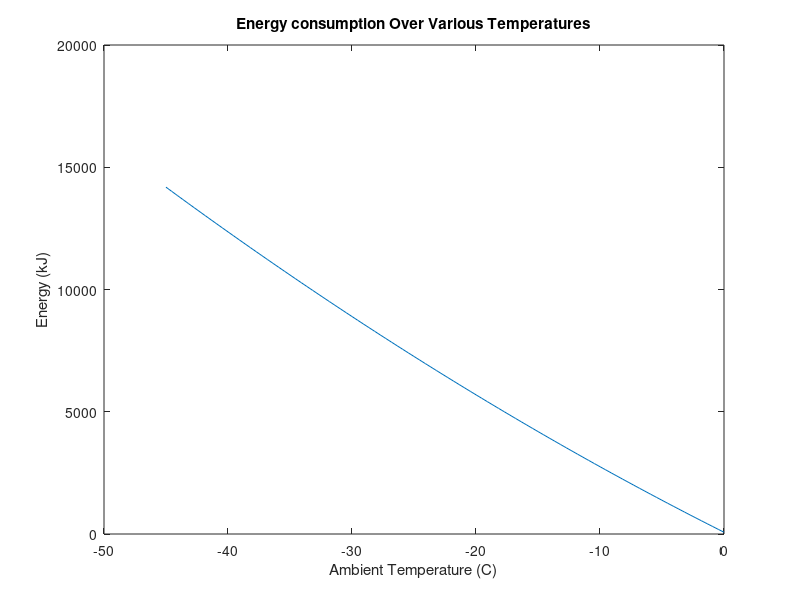
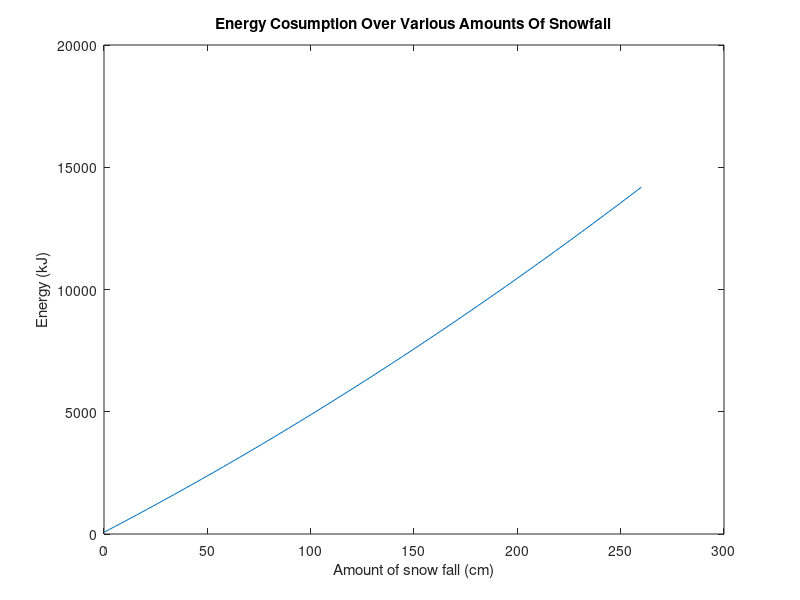

The MATLAB script that drew these images, in order:
%% Amount of Energy to Heat Solar Panels
%% Variables
W=100; %Width and length of panel (cm)
Thickness=0.5; % thickness of glass (cm)
T=2; %required temp of glass
gDensity=2.4; %grams per cm^3 for plate glass
Cg=0.5; %joules per g kelvin [kJ/(kg*K)] 
Cv=0.718; %Specific heat capacity of air at constant volume 
Ma=28.97; %molar mass of air (grams per mol)
aDensity=0.001293; %density of air in grams per cm^3
Ta=linspace(0,-45); %temperature of air 
Thicklayer=4; %thickness of the layer of air responsible for removing heat (cm)
SA=404;
Density=0.1; %grams per cm^3 for the snow
Thickness_snow=linspace(0,260); %0 to double the average snowfall in Toronto per year
HF= 333.55; %Kilojoules per Kg
C_snow= 2.01; %Kilojoules per kg kelvin [kJ/(kg*K)] 

%% Energy to Heat and Keep the Panels at 2 Degrees Celsius
Volumeg=W^2*Thickness; %volume of glass
Volumea=W^2*Thicklayer; %volume of air responsible for removing heat
na=Volumea*aDensity/Ma; %number of moles of air
Qa=Cv*na*(T-Ta)/1000; %Energy required to keep the panels at 2 Celsius
Qg=Volumeg*gDensity*Cg*(T-Ta)/1000; %Energy required to bring the panels to 2 celsius from current temp /1000 to make kJ

%% Energy Taken Away by ice/snow
Volume_snow=Thickness_snow.*(W^2); %volume of ice/snow that will the the panel during a storm
m_snow=(Volume_snow.*Density)/1000; %mass of ice/snow that will hit the panel during a storm
Q_snow=(HF*m_snow)+(C_snow*m_snow.*(T-Ta)); %energy taken away by snow/ice hitting the panel

%% Total Energy Used
Energyperpanel=(41.*Qg)+((60*24*41)*Qa)+Q_snow;
%Energy per year per panel Qg is multplied by the average number of precip. days
%Qa is multiplied by the number of minutes in a 41 days 
%the air is assumed to go back to ambient temp every second due to winds 
Energy=(Energyperpanel*SA)/3600; %404 square metres of coverage /3600 to change to KW hours
plot(Ta,(Energy))
title('Energy consumption Over Various Temperatures')
xlabel('Ambient Temperature (C)')
ylabel('Energy (kJ)')
figure(2)
plot(Thickness_snow,Energy)
title('Energy Cosumption Over Various Amounts Of Snowfall') 
xlabel('Amount of snow fall (cm)')
ylabel('Energy (kJ)')